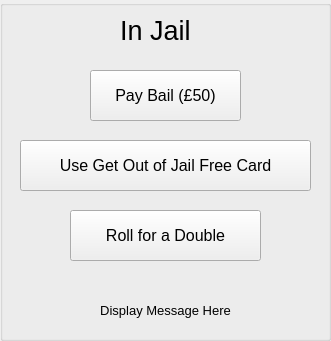
         <widget class="QGroupBox" name="inJailGroupBox">
          <property name="geometry">
           <rect>
            <x>440</x>
            <y>530</y>
            <width>331</width>
            <height>341</height>
           </rect>
          </property>
          <property name="font">
           <font>
            <pointsize>12</pointsize>
           </font>
          </property>
          <property name="title">
           <string/>
          </property>
          <property name="alignment">
           <set>Qt::AlignCenter</set>
          </property>
          <widget class="QLabel" name="inJailMainLabel">
           <property name="geometry">
            <rect>
             <x>120</x>
             <y>10</y>
             <width>91</width>
             <height>41</height>
            </rect>
           </property>
           <property name="font">
            <font>
             <pointsize>20</pointsize>
            </font>
           </property>
           <property name="text">
            <string>In Jail</string>
           </property>
          </widget>
          <widget class="QPushButton" name="payBailPushButton">
           <property name="geometry">
            <rect>
             <x>90</x>
             <y>70</y>
             <width>151</width>
             <height>51</height>
            </rect>
           </property>
           <property name="text">
            <string>Pay Bail (£50)</string>
           </property>
          </widget>
          <widget class="QPushButton" name="GOOJFCpushButton">
           <property name="geometry">
            <rect>
             <x>20</x>
             <y>140</y>
             <width>291</width>
             <height>51</height>
            </rect>
           </property>
           <property name="text">
            <string>Use Get Out of Jail Free Card</string>
           </property>
          </widget>
          <widget class="QPushButton" name="rollDoublePushButton">
           <property name="geometry">
            <rect>
             <x>70</x>
             <y>210</y>
             <width>191</width>
             <height>51</height>
            </rect>
           </property>
           <property name="text">
            <string>Roll for a Double</string>
           </property>
          </widget>
          <widget class="QLabel" name="inJailMessageLabel">
           <property name="geometry">
            <rect>
             <x>10</x>
             <y>280</y>
             <width>311</width>
             <height>61</height>
            </rect>
           </property>
           <property name="font">
            <font>
             <pointsize>10</pointsize>
            </font>
           </property>
           <property name="text">
            <string>Display Message Here</string>
           </property>
           <property name="alignment">
            <set>Qt::AlignCenter</set>
           </property>
           <property name="wordWrap">
            <bool>true</bool>
           </property>
          </widget>
         </widget>
